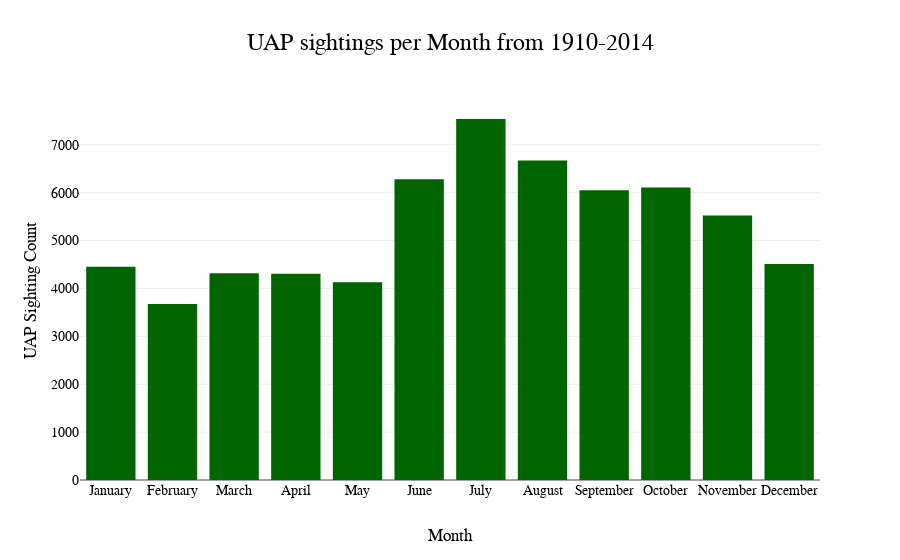

Source (notebook cell):
### Code cell
#converting month numbers to names
uaps_month_group['month_name'] = uaps_month_group['month'].apply(lambda x: pd.to_datetime(f'{x}-01', format='%m-%d').strftime('%B'))
#bar graph showing the months with the highest number of sightings
fig_month = px.bar(uaps_month_group, x='month_name', y='count', title='UAP sightings per Month from 1910-2014')
fig_month.update_traces(marker_color='#006400')
fig_month.update_layout(
    xaxis_title='Month',
    yaxis_title='UAP Sighting Count',
    title_font=dict(family="Arial", size=24, color="black"),
    font=dict(family="Arial", size=14, color="black") )
fig_month.update_layout(
    xaxis=dict(
        tickmode='linear',
        dtick=1
    )
)
fig_month.update_xaxes(type='category', categoryorder='array', categoryarray=[
    'January', 'February', 'March', 'April', 'May', 'June', 'July', 'August',
    'September', 'October', 'November', 'December'
])
fig_month.show()

### Figure 1 — Plotly figure (JSON) as saved in the notebook; plotly's stock layout.template omitted (floating-point values rounded to 4 significant figures)
{"data": [{"alignmentgroup": "True", "hovertemplate": "month_name=%{x}<br>count=%{y}<extra></extra>", "legendgroup": "", "marker": {"color": "#006400", "pattern": {"shape": ""}}, "name": "", "offsetgroup": "", "orientation": "v", "showlegend": false, "textposition": "auto", "type": "bar", "x": ["July", "August", "June", "October", "September", "November", "December", "January", "March", "April", "May", "February"], "xaxis": "x", "y": [7538, 6674, 6278, 6109, 6050, 5521, 4508, 4455, 4315, 4306, 4129, 3677], "yaxis": "y"}], "layout": {"barmode": "relative", "font": {"color": "black", "family": "Arial", "size": 14}, "legend": {"tracegroupgap": 0}, "title": {"font": {"color": "black", "family": "Arial", "size": 24}, "text": "UAP sightings per Month from 1910-2014"}, "xaxis": {"anchor": "y", "categoryarray": ["January", "February", "March", "April", "May", "June", "July", "August", "September", "October", "November", "December"], "categoryorder": "array", "domain": [0, 1], "dtick": 1, "tickmode": "linear", "title": {"text": "Month"}, "type": "category"}, "yaxis": {"anchor": "x", "domain": [0, 1], "title": {"text": "UAP Sighting Count"}}}}
